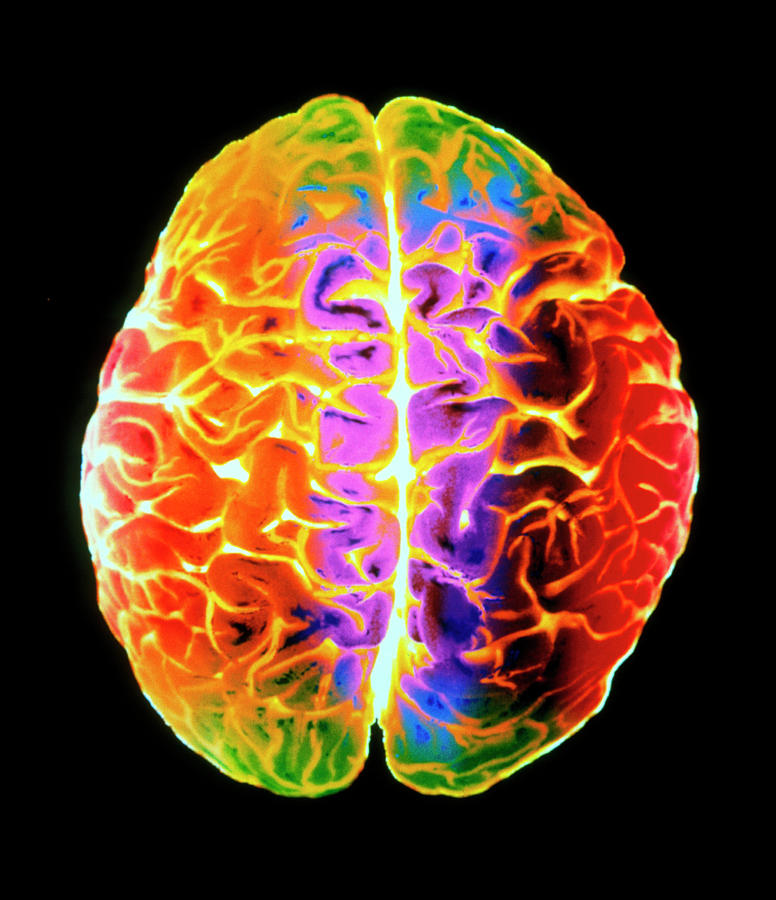
%> input picture images/coloured 3D MRI.jpg, 776 x 900 px
$ octave steg_.m   (GNU Octave 9; MATLAB toolbox functions it lacks are replaced by stand-ins)
%> lines starting %> are read from the running program, lines starting %| are printed output that depends on the picture; in (x1, y1, x2, y2) boxes, pixels count from 0 and x2, y2 are one past the last pixel; in counts of white or black regions, pixels touching at a corner belong together; the program's own positions count from 1
%% Read the images
img1 = imread("coloured 3D MRI.jpg");
%> img1 is the input picture: size 900x776x3 uint8; mean R, G, B 93.9, 56.9, 37.6
img2 = imread('MRI Brain Gray.jpg');
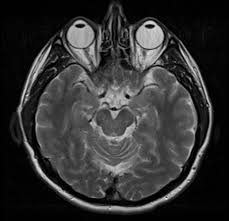
%> input picture images/MRI Brain Gray.jpg, 229 x 221 px
%> img2 is the input picture: size 221x229x3 uint8; min 0, max 245, mean 50.2
image1 = rgb2gray(img1);
image2 = rgb2gray(img2);
image1 = imresize(image1,[221,229]);
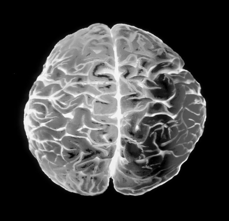
%> image1: size 221x229 uint8; min 0, max 251, mean 65.8
[a, b] = size(image1);
%> a = 221; b = 229
[r, c] = size(image2);
%> r = 221; c = 229
%% Image Hiding
MSB = bitplaneslice(image2, 8, r, c);
%> after the loop in bitplaneslice, `for i=1:r`:
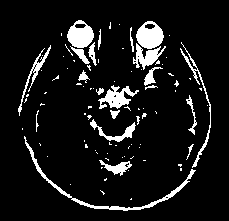
%> C: size 221x229 double; values 0 (black) and 1 (white), 9.4% white; 91 white regions (70 under 20 px), largest, box (x1, y1, x2, y2) and area: (24, 136, 196, 211) 697, (136, 21, 164, 49) 533, (67, 20, 94, 48) 507
MSB2 = bitplaneslice(image2, 7, r, c);
%> call 2 of bitplaneslice, with bitplane = 7, r = 221, c = 229
%> after the loop in bitplaneslice (call 2), `for i=1:r`:
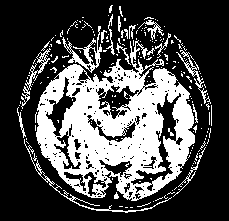
%> C: size 221x229 double; values 0 (black) and 1 (white), 30.8% white; 201 white regions (181 under 20 px), largest, box (x1, y1, x2, y2) and area: (36, 40, 195, 201) 12733, (62, 26, 102, 73) 430, (24, 139, 172, 213) 381
MSB3 = bitplaneslice(image2, 6, r, c);
%> call 3 of bitplaneslice, with bitplane = 6, r = 221, c = 229
%> after the loop in bitplaneslice (call 3), `for i=1:r`:
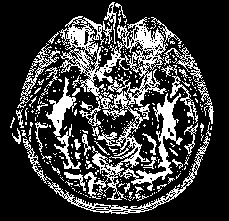
%> C: size 221x229 double; values 0 (black) and 1 (white), 24.2% white in thin lines or dots, all inside (x1, y1, x2, y2) = (10, 2, 214, 214)
New_Image = bitset(image1, 1, MSB);
New_Image = bitset(New_Image, 2, MSB2);
New_Image = bitset(New_Image, 3, MSB3);
MSB_Image = zeros(r,c,3);
MSB_Image(:, :, 1) = MSB3;
MSB_Image(:, :, 2) = MSB2;
MSB_Image(:, :, 3) = MSB;
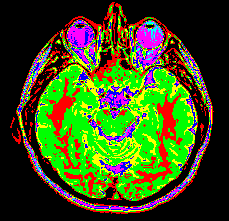
%> MSB_Image: size 221x229x3 double; mean R, G, B 0.242, 0.308, 0.0943
%% Plotting the Images
subplot(221)
imshow(image1);
title('Image 1');
subplot(222)
imshow(image2);
title('Image 2');
subplot(223)
imshow(New_Image)
title('Hidden Image');
subplot(224)
imshow(rgb2gray(double(MSB_Image)));
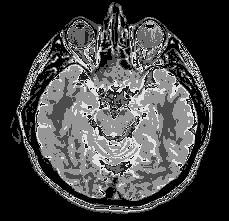
%> displayed picture: size 221x229, on the screen's scale of 0 to 255; min 0, max 255, mean 67.4
title('8th Bit Plane of Image 2');
%% Function to receive the bitplane required
function y = bitplaneslice(image, bitplane, r, c)
C = zeros(r, c);
for i=1:r
for j=1:c
C(i,j) = bitget(image(i,j), bitplane);
end
end
y = C;
end
